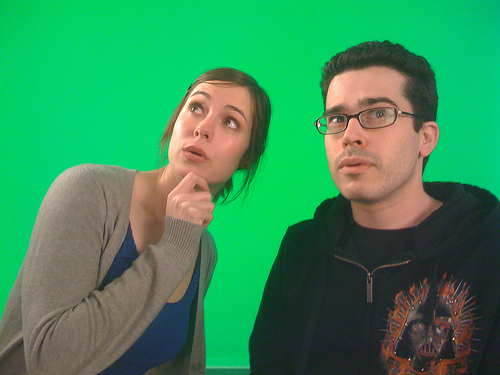
#> input picture green_screen_examples/greenscreen.jpg, 500 x 375 px
$ python green_screen.py green_screen_examples/crowd.jpg green_screen_examples/greenscreen.jpg
#> lines starting #> are read from the running program, lines starting #| are printed output that depends on the picture; after the words box and inside, x2 and y2 are one past the last pixel; in counts of white or black regions, pixels touching at a corner belong together
import numpy as np
import cv2
import sys
import datetime

# Function to crop the center of the large image to match the size of the small image
def crop(small, large, suffix):
#> called with small = 'green_screen_examples/crowd.jpg', large = 'green_screen_examples/greenscreen.jpg', suffix = '261120_050800'
    img_large = cv2.imread(large)
#> img_large is the input picture: shape (375, 500, 3); mean B, G, R 88.5, 140.7, 56.1
    img_small = cv2.imread(small)
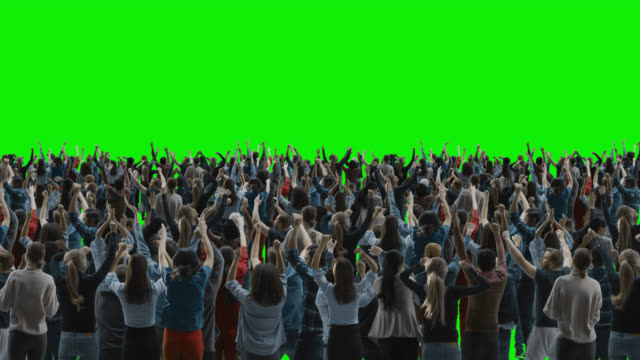
#> input picture green_screen_examples/crowd.jpg, 640 x 360 px
#> img_small is the input picture: shape (360, 640, 3); mean B, G, R 33.9, 136.2, 38
    s_h, s_w, s_c = img_small.shape
#> s_h = 360; s_w = 640; s_c = 3
    l_h, l_w, l_c = img_large.shape
#> l_h = 375; l_w = 500; l_c = 3

    # Calculate the region to be cropped from the large image
    crop_img = img_large[(round(l_h / 2) - round(s_h / 2)):(round(l_h / 2) + round(s_h / 2)), (round(l_w / 2) - round(s_w / 2)):(round(l_w / 2) + round(s_w / 2))]
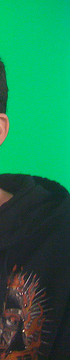
#> crop_img: shape (360, 70, 3); mean B, G, R 79.4, 120, 25.1

    # Create a new filename for the cropped image
    new_name = "cropped/" + "cropped_" + suffix + ".jpg"

    # Save the cropped image
    save = cv2.imwrite(new_name, crop_img)
    return new_name

# Function to convert green pixels to black and non-green pixels to white
def remove_green(green, suffix):
#> called with green = 'green_screen_examples/crowd.jpg', suffix = '261120_050800'
    img = cv2.imread(green)

    hsv = cv2.cvtColor(img, cv2.COLOR_BGR2HSV)
#> hsv: shape (360, 640, 3); mean H, S, V 58.2, 140.8, 139.5
    kernel = np.ones((5, 5), np.uint8)

    lower = np.array([50, 100, 50])
    # lower = np.array([52, 0, 55])
    upper = np.array([70, 255, 255])
    # upper = np.array([104, 255, 255])

    mask = cv2.inRange(hsv, lower, upper)
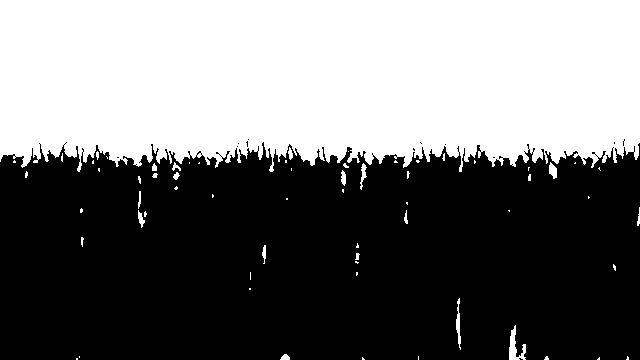
#> mask: shape (360, 640); 44.3% white; 64 white regions (44 under 20 px), largest, box (x1, y1, x2, y2) and area: (0, 0, 640, 172) 100627, (509, 325, 526, 360) 262, (456, 298, 461, 350) 134
    # mask = cv2.erode(mask, kernel, iterations=1)
    # mask = cv2.morphologyEx(mask, cv2.MORPH_OPEN, kernel)
    # mask = cv2.dilate(mask, kernel, iterations=1)

    mask = cv2.bitwise_not(mask)

    black = np.array([0,0,0])
    white = np.array([255,255,255])

    # Create a new filename for the black and white image
    black_and_white = "masks/" + "black_and_white_" + suffix + ".jpg"

    # Save the black and white image
    save = cv2.imwrite(black_and_white, mask)
    return black_and_white

# Function to combine the black and white mask with the new image
def add_new_image(baw, green, new_img, filename):
#> called with baw = 'masks/black_and_white_261120_050800.jpg', green = 'green_screen_examples/crowd.jpg', new_img = 'cropped/cropped_261120_050800.jpg', filename = 'output_261120_050800'
    img = cv2.imread(baw)
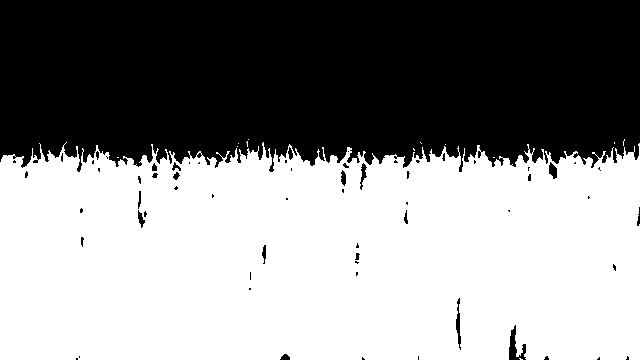
#> img: shape (360, 640, 3); min 0, max 255, mean 142
    new = cv2.imread(new_img)
    green = cv2.imread(green)

    for i in range(len(green)):
        for j in range(len(green[i])):
            if (img[i][j][0] != 255):
                green[i][j] = new[i][j]
#> this loop made 1 pass
#> green: shape (360, 640, 3); 0.03% of pixels changed, all inside (x1, y1, x2, y2) = (0, 0, 70, 1)

    # Create a new filename for the output image
    name = "output/" + filename + ".jpg"

    # Save the final output image
    save = cv2.imwrite(name, green)

# Main function orchestrating the entire green screen process
def green_screen(green, background, filename, suffix):
    cropped = crop(green, background, suffix)
    black_and_white = remove_green(green, suffix)
    add_new_image(black_and_white, green, cropped, filename)

if __name__ == "__main__":
    # Get the green screen image, background, and set up filenames
    green_screen_image = sys.argv[1]
    background = sys.argv[2]
    basename = "output"
    suffix = datetime.datetime.now().strftime("%y%m%d_%H%M%S")
    filename = "_".join([basename, suffix])

    # Perform the green screen effect
#> (the run stopped early here; a loop or call above may not have finished)
